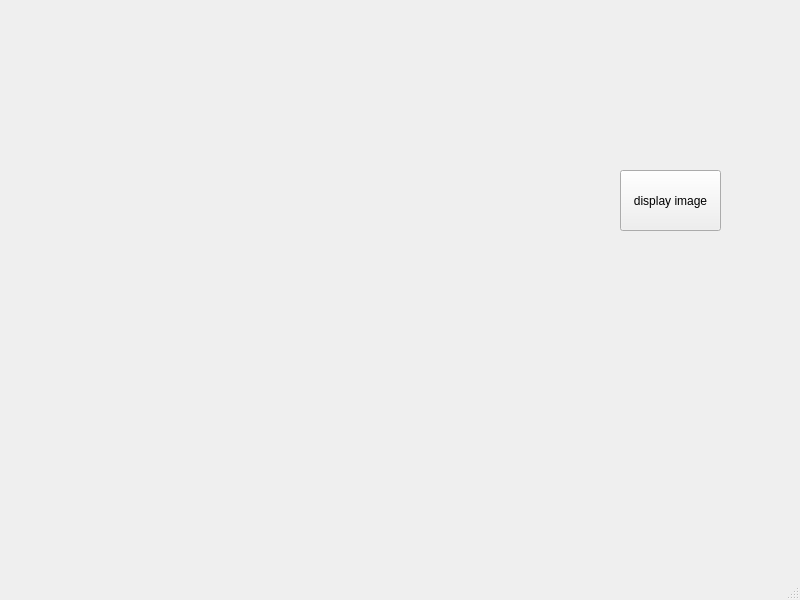
<?xml version="1.0" encoding="UTF-8"?>
<ui version="4.0">
 <class>MainWindow</class>
 <widget class="QMainWindow" name="MainWindow">
  <property name="geometry">
   <rect>
    <x>0</x>
    <y>0</y>
    <width>800</width>
    <height>600</height>
   </rect>
  </property>
  <property name="windowTitle">
   <string>MainWindow</string>
  </property>
  <widget class="QWidget" name="centralwidget">
   <widget class="QLabel" name="label_fig">
    <property name="geometry">
     <rect>
      <x>10</x>
      <y>50</y>
      <width>500</width>
      <height>500</height>
     </rect>
    </property>
    <property name="text">
     <string/>
    </property>
    <property name="pixmap">
     <pixmap>gui/temp/8338669101373134896.png</pixmap>
    </property>
    <property name="scaledContents">
     <bool>true</bool>
    </property>
   </widget>
   <widget class="QPushButton" name="pushButton1">
    <property name="geometry">
     <rect>
      <x>620</x>
      <y>170</y>
      <width>101</width>
      <height>61</height>
     </rect>
    </property>
    <property name="text">
     <string>display image</string>
    </property>
   </widget>
  </widget>
  <widget class="QMenuBar" name="menubar">
   <property name="geometry">
    <rect>
     <x>0</x>
     <y>0</y>
     <width>800</width>
     <height>25</height>
    </rect>
   </property>
  </widget>
  <widget class="QStatusBar" name="statusbar"/>
 </widget>
 <resources/>
 <connections/>
</ui>
